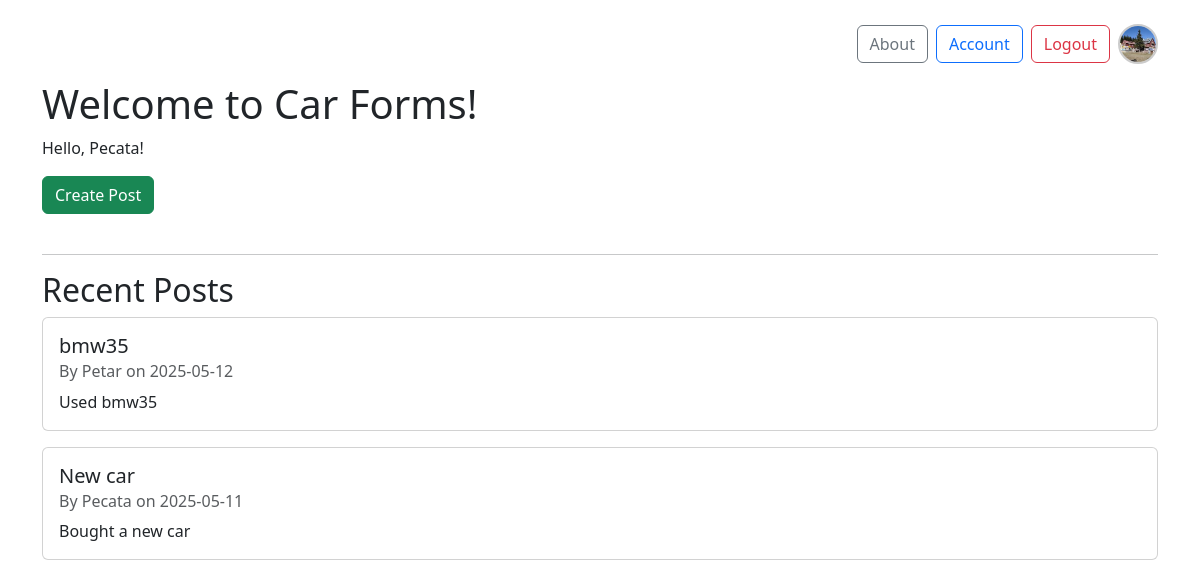
Screenshot of /home (signed in) with the database file from the repository.
### Car_forms/models.py (models this page shows, shortened)
class User(db.Model, UserMixin):
    id = db.Column(db.Integer, primary_key=True)
    username = db.Column(db.String(20), unique=True, nullable=False)
    email = db.Column(db.String(120), unique=True, nullable=False)
    image_file = db.Column(db.String(20), nullable=False, default='default.jpg')
    password = db.Column(db.String(60), nullable=False)
    posts = db.relationship('Post', backref='author', lazy=True)

class Post(db.Model):
    id = db.Column(db.Integer, primary_key=True)
    title = db.Column(db.String(100), nullable=False)
    date_posted = db.Column(db.DateTime, nullable=False, default=datetime.utcnow)
    content = db.Column(db.Text, nullable=False)
    user_id = db.Column(db.Integer, db.ForeignKey('user.id'), nullable=False)

### Car_forms/routes.py (the view)
@app.route("/")
@app.route("/home")
def home():
    post = Post.query.order_by(Post.date_posted.desc()).all()
    return render_template('home.html',posts=post, title='Home Page')

### Car_forms/models.py (called while the page is built)
@login_manager.user_loader
def load_user(user_id):
    return User.query.get(int(user_id))

### Car_forms/templates/home.html (shortened to what this page needs)
<!DOCTYPE html>
<html lang="en">
<head>
    <link href="https://cdn.jsdelivr.net/npm/bootstrap@5.3.3/dist/css/bootstrap.min.css" rel="stylesheet">
</head>
<body>
    <div class="container mt-4">
        <div class="d-flex justify-content-end align-items-center mb-3">
            {% if current_user.is_authenticated %}
                <a href="{{ url_for('about') }}" class="btn btn-outline-secondary me-2">About</a>
                <a href="{{ url_for('account') }}" class="btn btn-outline-primary me-2">Account</a>
                <a href="{{ url_for('logout') }}" class="btn btn-outline-danger me-2">Logout</a>
                <img src="{{ url_for('static', filename='profile_pics/' + current_user.image_file) }}" alt="Profile Picture" class="pfp">
            {% else %}
                <a href="{{ url_for('sign_up') }}" class="btn btn-outline-success me-2">Sign Up</a>
                <a href="{{ url_for('login') }}" class="btn btn-outline-primary">Login</a>
            {% endif %}
        </div>
        <h1>Welcome to Car Forms!</h1>
        {% if current_user.is_authenticated %}
            <p>Hello, {{ current_user.username }}!</p>
            <a href="{{ url_for('create_post') }}" class="btn btn-success mb-4">Create Post</a>
        {% else %}
            <p>Please log in or sign up to create a post.</p>
        {% endif %}
        <hr>
        <h2>Recent Posts</h2>
        {% for post in posts %}
            <div class="card mb-3">
                <div class="card-body">
                    <h5 class="card-title">{{ post.title }}</h5>
                    <h6 class="card-subtitle mb-2 text-muted">By {{ post.author.username }} on {{ post.date_posted.strftime('%Y-%m-%d') }}</h6>
                    <p class="card-text">{{ post.content }}</p>
                </div>
            </div>
        {% else %}
            <p>No posts have been created yet!</p>
        {% endfor %}
    </div>
</body>
</html>

### Car_forms/templates/home.html (style rules this page uses)
.pfp { width: 40px; height: 40px; object-fit: cover; border-radius: 50%; border: 2px solid #ccc; }

### rows the page displays
User: image_file (picture), username "Pecata"
Post: title "bmw35", author.username "Petar", date_posted "2025-05-12", content "Used bmw35"
Post: title "New car", author.username "Pecata", date_posted "2025-05-11", content "Bought a new car"
